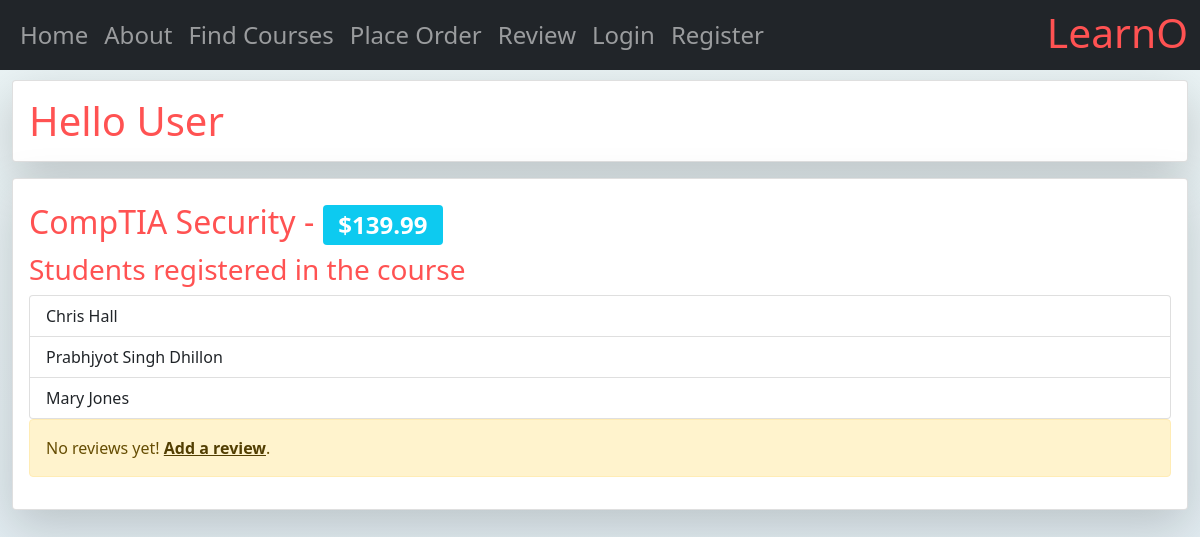
Page /myapp/course/3 on the earlier database version.
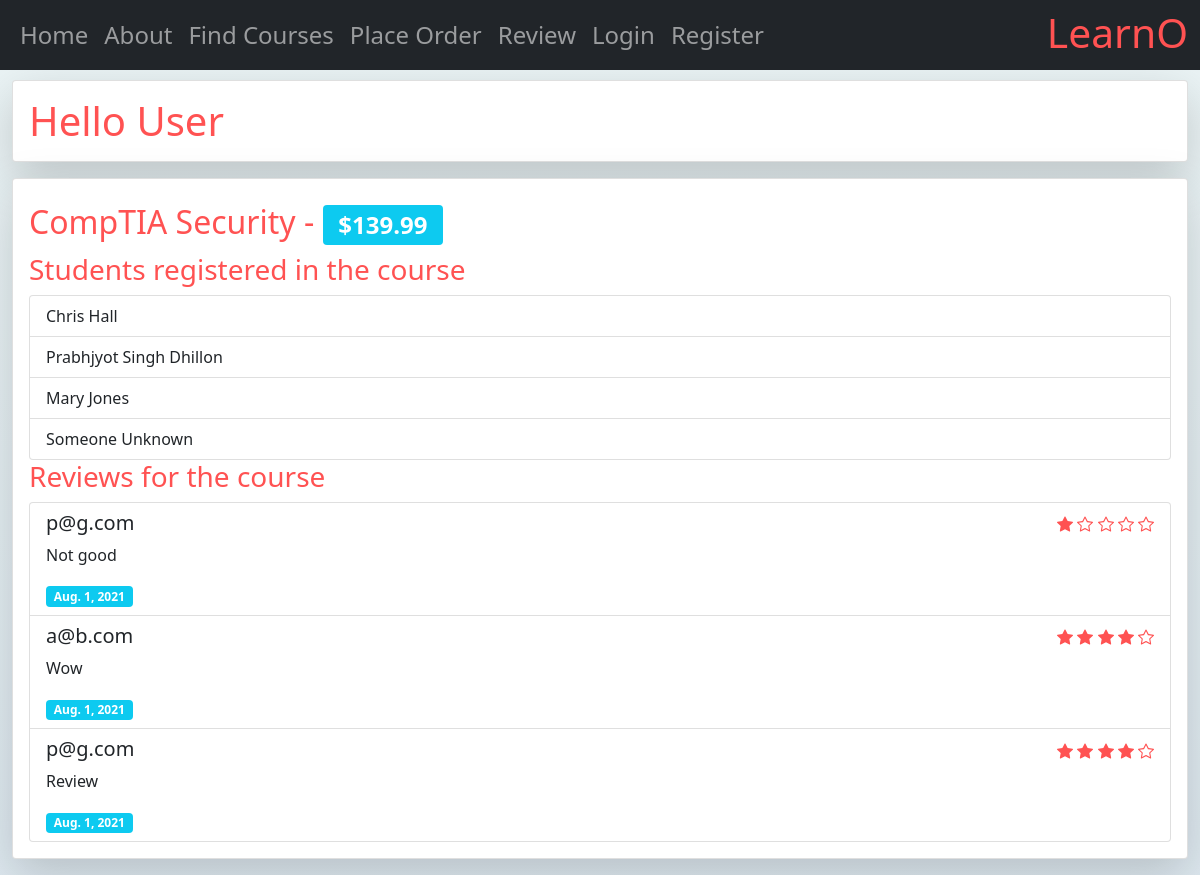
Same page on the later database version.
### myapp/models.py (models this page shows, shortened)
class Course(models.Model):
    title = models.CharField(max_length=200)
    topic = models.ForeignKey(Topic, related_name='courses', on_delete=models.CASCADE)
    price = models.DecimalField(max_digits=10, decimal_places=2)
    for_everyone = models.BooleanField(default=True)
    description = models.TextField(blank=True)
    num_reviews = models.PositiveIntegerField(default=0)

class Student(User):
    LVL_CHOICES = [
        ('HS', 'High School'),
        ('UG', 'Undergraduate'),
        ('PG', 'Postgraduate'),
        ('ND', 'No Degree'),
    ]
    level = models.CharField(choices=LVL_CHOICES, max_length=2, default='HS')
    address = models.CharField(max_length=300, blank=True)
    province = models.CharField(max_length=2, default='ON')
    registered_courses = models.ManyToManyField(Course, blank=True)
    interested_in = models.ManyToManyField(Topic)

class Review(models.Model):
    reviewer = models.EmailField()
    course = models.ForeignKey(Course, on_delete=models.CASCADE)
    rating = models.PositiveIntegerField(validators=[enforce_rating])
    comments = models.TextField(blank=True)
    date = models.DateField(default=now)

### myapp/views.py (the view)
# urls.py: path(r'course/<course_id>', views.course, name='course'),
def course(request, course_id):
    course = get_object_or_404(Course, pk=course_id)
    return render(request, "myapp/course.html",
                  {"course": course, "reviews": course.review_set.all(), "students": course.student_set.all()})

### myapp/templatetags/range.py (called while the page is built)
@register.filter(name='range')
def _range(_min, args=None):
    _max, _step = None, None
    if args:
        if not isinstance(args, int):
            _max, _step = map(int, args.split(','))
        else:
            _max = args
    args = filter(None, (_min, _max, _step))
    return range(*args)

### myapp/templates/myapp/course.html (shortened to what this page needs)
{% extends 'myapp/base.html' %}
{% load range %}
{% block body_block %}
    <h2 class="mt-2">{{ course.title }} - <span class="badge bg-info">${{ course.price }}</span></h2>
    {% if students %}
        <h3>Students registered in the course</h3>
        <ol class="list-group">
            {% for student in students %}
                <li class="list-group-item">{{ student.first_name }} {{ student.last_name }}</li>
            {% endfor %}
        </ol>
    {% else %}
        <div class="alert alert-warning" role="alert">
            No students registered yet!
        </div>
    {% endif %}
    {% if reviews %}
        <h3>Reviews for the course</h3>
        <ol class="list-group">
            {% for review in reviews %}
                <li class="list-group-item">
                    <div class="d-flex w-100 justify-content-between">
                        <h5 class="mb-1">{{ review.reviewer }}</h5>
                        <span class="ms-4">
                        </span>
                    </div>
                    <p class="mb-1">{{ review.comments|default:"No comments given."|linebreaks }}</p>
                    <span class="badge bg-info">{{ review.date }}</span>
                </li>
            {% endfor %}
        </ol>
    {% else %}
        <div class="alert alert-warning" role="alert">
            No reviews yet! <a href="{% url "myapp:review" %}" class="alert-link">Add a review</a>.
        </div>
    {% endif %}
{% endblock %}

### myapp/templates/myapp/base.html (shortened to what this page needs)
<!DOCTYPE html>
{% load static %}
<html lang="en">
<head>
    <link rel="stylesheet" type="text/css" href="{% static 'myapp/main.css' %}"/>
    <link href="https://cdn.jsdelivr.net/npm/bootstrap@5.0.2/dist/css/bootstrap.min.css" rel="stylesheet"
>
</head>
<body>
<nav class="navbar fixed-top navbar-expand-lg navbar-dark bg-dark">
    <div class="container-fluid">
        <div class="collapse navbar-collapse" id="navbarNav">
            <ul class="navbar-nav">
                <li class="nav-item"><a
                        class="nav-link {% if request.resolver_match.url_name == "index" %} active {% endif %}"
                        href="{% url 'myapp:index' %}">Home</a></li>
                <li class="nav-item"><a
                        class="nav-link {% if request.resolver_match.url_name == "about" %} active {% endif %}"
                        href="{% url 'myapp:about' %}">About</a></li>
                <li class="nav-item"><a
                        class="nav-link {% if request.resolver_match.url_name == "find_courses" %} active {% endif %}"
                        href="{% url 'myapp:find_courses' %}">Find Courses</a>
                </li>
                <li class="nav-item"><a
                        class="nav-link {% if request.resolver_match.url_name == "place_order" %} active {% endif %}"
                        href="{% url 'myapp:place_order' %}">Place Order</a>
                </li>
                <li class="nav-item"><a
                        class="nav-link {% if request.resolver_match.url_name == "review" %} active {% endif %}"
                        href="{% url 'myapp:review' %}">Review</a>
                </li>
                {% if not user.is_authenticated %}
                    <li class="nav-item">
                        <a
                            class="nav-link {% if request.resolver_match.url_name == "login" %} active {% endif %}"
                            href="{% url 'myapp:login' %}">Login
                        </a>
                    </li>
                {% endif %}
                {% if not user.is_authenticated %}
                    <li class="nav-item">
                        <a
                            class="nav-link {% if request.resolver_match.url_name == "register" %} active {% endif %}"
                            href="{% url 'myapp:register' %}">Register
                        </a>
                    </li>
                {% endif %}
            </ul>
        </div>
        <span class="navbar-brand h1">LearnO</span>
    </div>
</nav>
<div class="container-fluid container-main d-flex align-items-center justify-content-center mb-3 rounded-circle">
    <div class="col-12 d-flex flex-column justify-content-center">
        <div class="card col-12 shadow-lg mb-3">
            <div class="card-body">
                <span class="greeting-text h1">
                    {% block myhdg %}
                        Hello
                        {{ user.get_username|default:"User" }}
                    {% endblock %}
                </span>
            </div>
        </div>
        <div class="card col-12 shadow-lg">
            <div class="card-body">
                {% block body_block %}  {% endblock %}
            </div>
        </div>
    </div>
</div>
</body>
</html>

### myapp/static/myapp/main.css (style rules this page uses)
html { background: linear-gradient(#ebf4f5, #b5c6e0); background-size: cover; background-size: 400% 400%; animation: AnimationName 1s ease infinite; min-height: 100vh; }
body { background: transparent !important; }
.container-main { margin-top: 80px; }
.navbar { font-size: 1.5em; }
.navbar-nav { margin-right: auto !important; }
.navbar-brand { font-size: 1.7em!important; margin: 0 !important; padding-top: 0 !important; color: #FF5252 !important; }
.greeting-text { color: #FF5252 !important; }
h1, h2, h3 { color: #FF5252; }
.bi-star-fill, .bi-star { color: #FF5252 !important; }

Differences in the rows shown:
added Student: first_name "Someone", last_name "Unknown"
added Review: reviewer "p@g.com", rating 1 (drawn), comments "Not good", date "Aug. 1, 2021"
added Review: reviewer "a@b.com", rating 4 (drawn), comments "Wow", date "Aug. 1, 2021"
added Review: reviewer "p@g.com", rating 4 (drawn), comments "Review", date "Aug. 1, 2021"
Other differences:
text no longer shown: "No reviews yet! Add a review ."
text now shown: "Reviews for the course"
